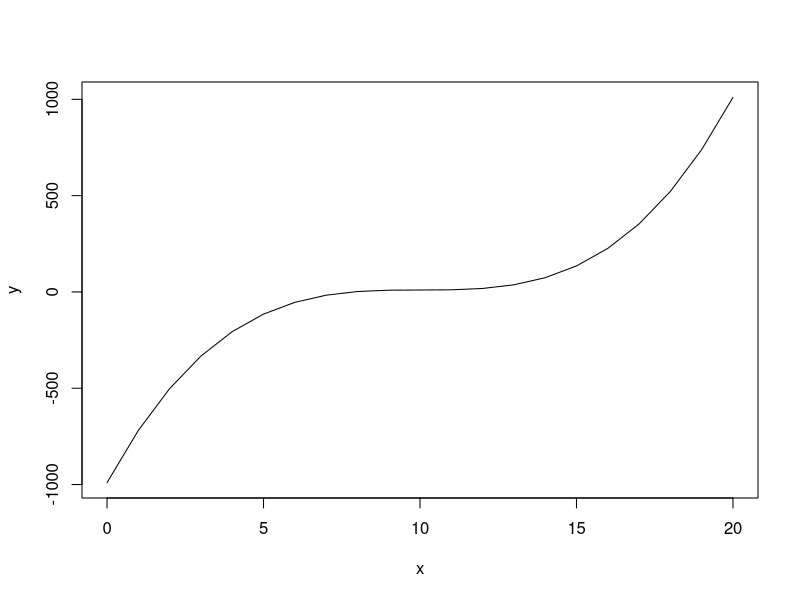
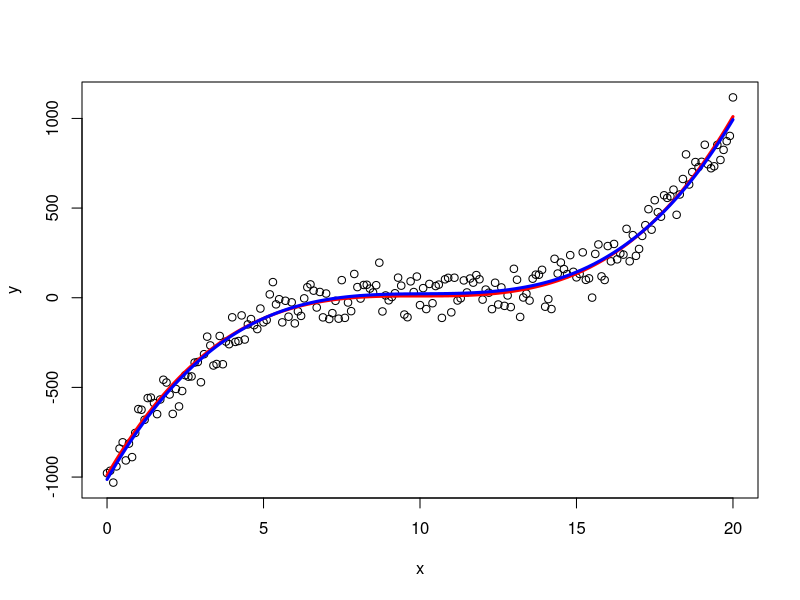

The R source for these figures, in order:
x <- seq(0, 20, 1)
y <- 10 + (x-10)^3
plot(x, y, type='l')

set.seed(10)
x0 <- seq(0, 20, 0.1)
y0 <- 10 + (x0-10)^3

# Add noise 
noise <- rnorm(length(y0), mean=10, sd=80)
noisy.y <- y0 + noise
plot(x0, noisy.y, xlab = "x", ylab = "y")
lines(x0, y0, col="red", lwd=3)


model <- lm(noisy.y ~ poly(x0, 3))
# confint(model, level=.95)

y_predict <- predict(model, data.frame(x0))
lines(x0, y_predict, col="blue", lwd=3)
